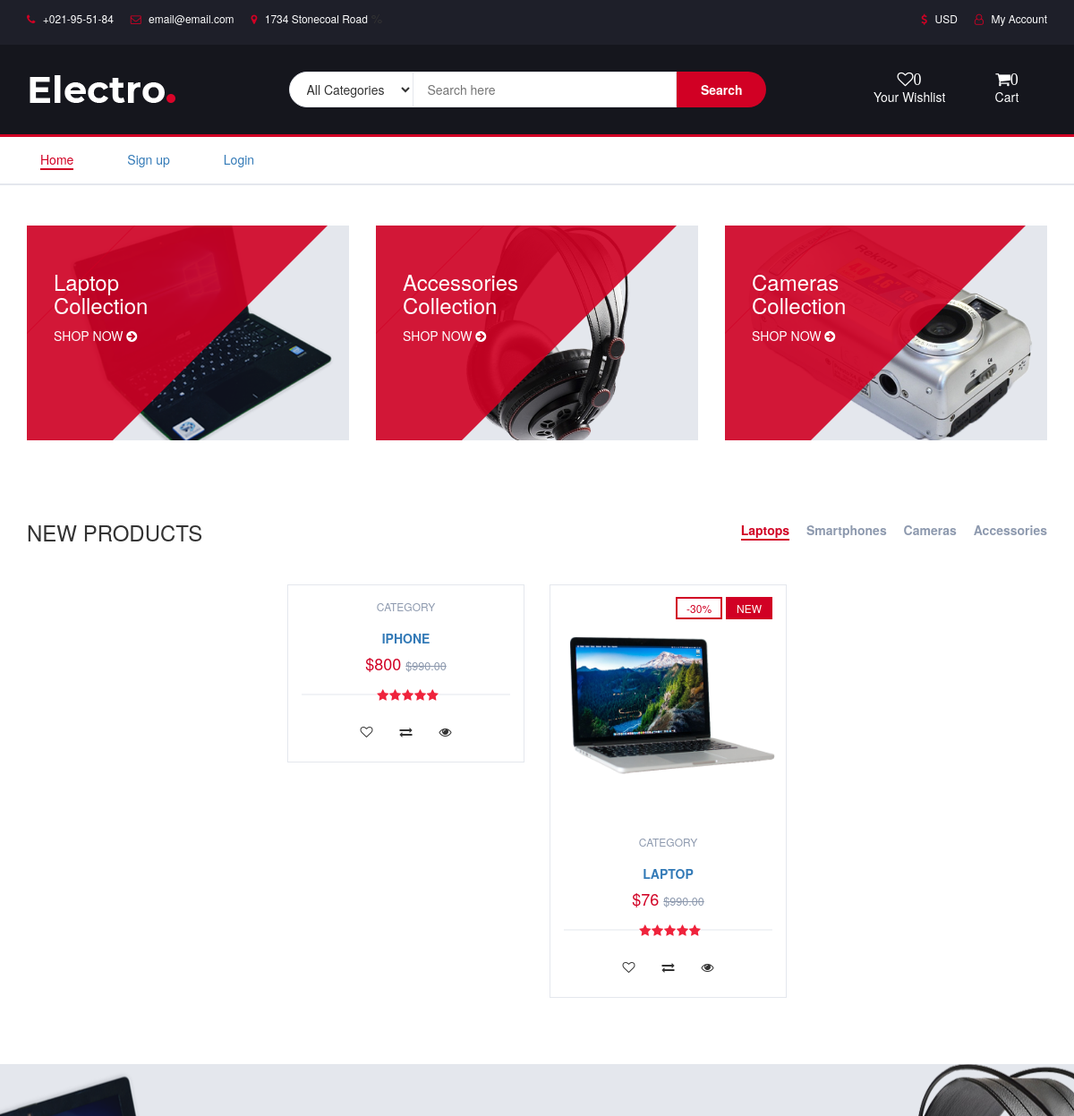
Before: / (upper part) with the older database file.
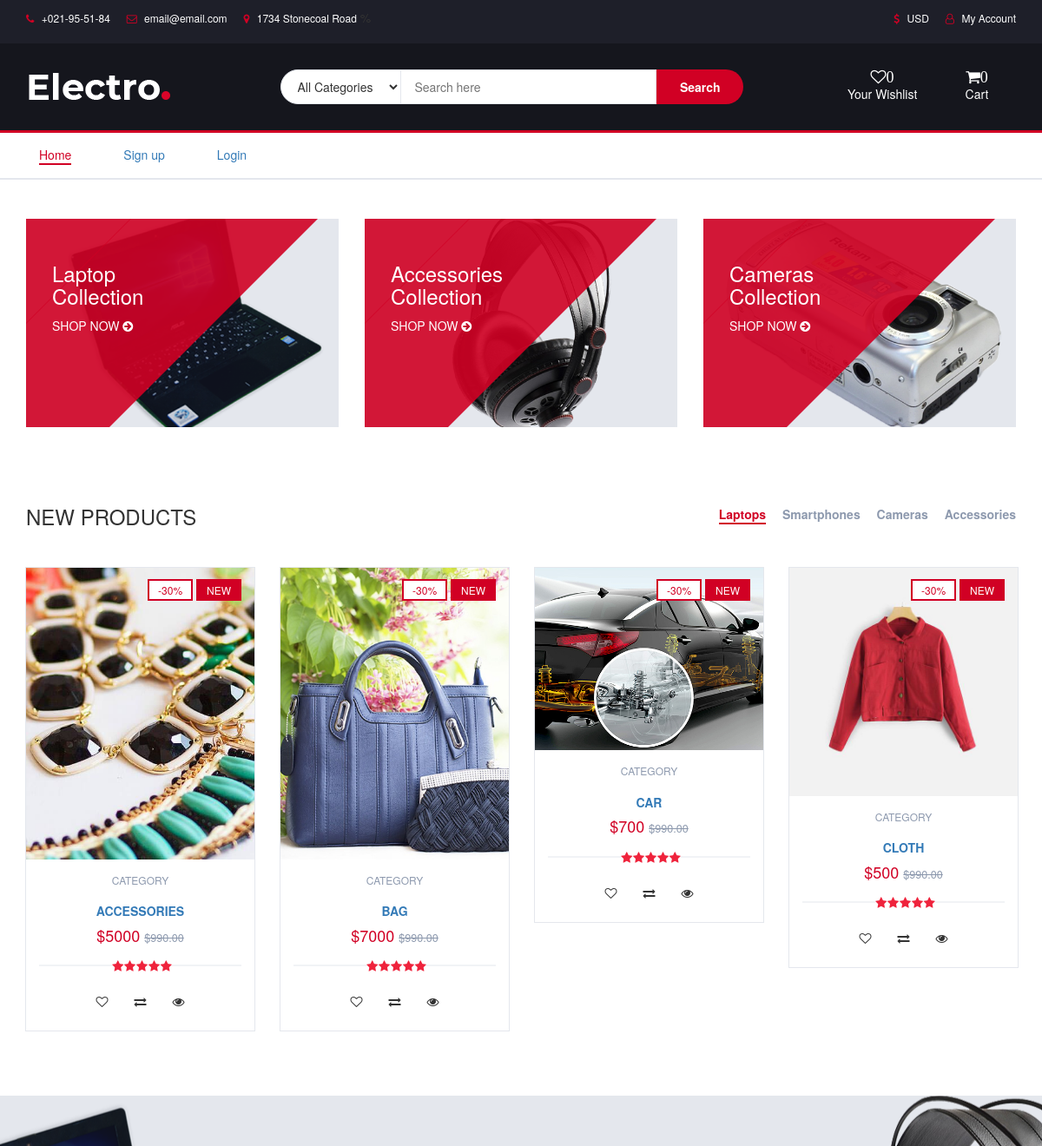
After: the same page with the newer database file.
### frontend/models.py (models this page shows, shortened)
class Product(models.Model):
    name = models.CharField(max_length=50)
    image = models.FileField(upload_to="document")
    price = models.IntegerField()
    created_by = models.CharField(max_length=50)
    user = models.ForeignKey(User, on_delete=models.CASCADE)
    description = models.TextField()
    likes = models.ManyToManyField(User, related_name='likes', blank=True)
    favourite = models.ManyToManyField(User, related_name='favourite', blank=True)
    created_at = models.DateTimeField(auto_now_add=True)
    updated_at = models.DateTimeField(auto_now=True)
    class Meta():
        verbose_name_plural = 'Product'
    class Meta():
        ordering = ['-created_at',]

### frontend/views.py (the view)
# urls.py: 2. Add a URL to urlpatterns:  path('', views.home, name='home')
def home(request):
    post = Product.objects.all().order_by('-created_at')
    return render(request, 'frontend/index.html', {'post':post, 'post':post})

### templates/frontend/index.html (shortened to what this page needs)
{% extends 'frontend/base.html' %}
	{% load static %}
	{% block content %}
	<div class="section">
		<div class="container">
			<div class="row">
				<div class="col-md-4 col-xs-6">
					<div class="shop">
						<div class="shop-img">
							<img src="{% static 'frontend/img/shop01.png' %}" alt="">
						</div>
						<div class="shop-body">
							<h3>Laptop<br>Collection</h3>
							<a href="#" class="cta-btn">Shop now <i class="fa fa-arrow-circle-right"></i></a>
						</div>
					</div>
				</div>
				<div class="col-md-4 col-xs-6">
					<div class="shop">
						<div class="shop-img">
							<img src="{% static 'frontend/img/shop03.png' %}" alt="img">
						</div>
						<div class="shop-body">
							<h3>Accessories<br>Collection</h3>
							<a href="#" class="cta-btn">Shop now <i class="fa fa-arrow-circle-right"></i></a>
						</div>
					</div>
				</div>
				<div class="col-md-4 col-xs-6">
					<div class="shop">
						<div class="shop-img">
							<img src="{% static 'frontend/img/shop02.png' %}" alt="img">
						</div>
						<div class="shop-body">
							<h3>Cameras<br>Collection</h3>
							<a href="#" class="cta-btn">Shop now <i class="fa fa-arrow-circle-right"></i></a>
						</div>
					</div>
				</div>
			</div>
		</div>
	</div>
	<div class="section">
		<div class="container">
			<div class="row">
				<div class="col-md-12">
					<div class="section-title">
						<h3 class="title">New Products</h3>
						<div class="section-nav">
							<ul class="section-tab-nav tab-nav">
								<li class="active"><a data-toggle="tab" href="#tab1">Laptops</a></li>
								<li><a data-toggle="tab" href="#tab1">Smartphones</a></li>
								<li><a data-toggle="tab" href="#tab1">Cameras</a></li>
								<li><a data-toggle="tab" href="#tab1">Accessories</a></li>
							</ul>
						</div>
					</div>
				</div>
					<div class="col-md-12">
						<div class="row">
							<div class="products-tabs">
								<div id="tab2" class="tab-pane fade in active">
									<div class="products-slick" data-nav="#slick-nav-2">
										{% for x in post %}
										<div class="product">
											<div class="product-img">
												<img src="{{x.image.url}}" alt="">
												<div class="product-label">
													<span class="sale">-30%</span>
													<span class="new">NEW</span>
												</div>
											</div>
											<div class="product-body">
												<p class="product-category">Category</p>
												<h3 class="product-name"><a href="#">{{x.name}}</a></h3>
												<h4 class="product-price">${{x.price}} <del class="product-old-price">$990.00</del></h4>
												<div class="product-rating">
													<i class="fa fa-star"></i>
													<i class="fa fa-star"></i>
													<i class="fa fa-star"></i>
													<i class="fa fa-star"></i>
													<i class="fa fa-star"></i>
												</div>
												<div class="product-btns">
													<button class="add-to-wishlist"><i class="fa fa-heart-o"></i><span class="tooltipp">add to wishlist</span></button>
													<button class="add-to-compare"><i class="fa fa-exchange"></i><span class="tooltipp">add to compare</span></button>
													<button class="quick-view"><i class="fa fa-eye"></i><span class="tooltipp">quick view</span></button>
												</div>
											</div>
											<div class="add-to-cart">
												<a href="{% url 'frontend:two' x.id %}"><button class="add-to-cart-btn"> shop now</button></a>
											</div>
										</div>
										{% endfor %}
									</div>
								</div>
							</div>
						</div>
					</div>
				</div>
			</div>
		</div>
		<div id="hot-deal" class="section">
		</div>
		{% endblock %}

### templates/frontend/base.html (shortened to what this page needs)
{% load static %}
<!DOCTYPE html>
<html lang="en">
	<head>
		<link rel="stylesheet" href="{% static 'frontend/css/joy.css' %}">
    	<link rel="stylesheet" href="{% static 'frontend/css/bootstrap.min.css' %}">
		<link type="text/css" rel="stylesheet" href="{% static 'frontend/css/slick.css' %}"/>
		<link type="text/css" rel="stylesheet" href="{% static 'frontend/css/slick-theme.css' %}"/>
		<link type="text/css" rel="stylesheet" href="{% static 'frontend/css/nouislider.min.css' %}"/>
		<link rel="stylesheet" href="{% static 'frontend/css/font-awesome.min.css' %}">
		<link rel="stylesheet" href="//cdn.jsdelivr.net/npm/alertifyjs@1.13.1/build/css/alertify.min.css"/>
		<link rel="stylesheet" href="//cdn.jsdelivr.net/npm/alertifyjs@1.13.1/build/css/themes/default.min.css"/>
    </head>
	<body>
		{% load cart_tag %}
		<header>
			<div id="top-header">
				<div class="container">
					<ul class="header-links pull-left">
						<li><a href="#"><i class="fa fa-phone"></i> +021-95-51-84</a></li>
						<li><a href="#"><i class="fa fa-envelope-o"></i> email@email.com</a></li>
						<li><a href="#"><i class="fa fa-map-marker"></i> 1734 Stonecoal Road</a></li>
					</ul>
					<ul class="header-links pull-right">
						<li><a href="#"><i class="fa fa-dollar"></i> USD</a></li>
						<li><a href="{% url 'frontend:custom_login' %}"><i class="fa fa-user-o"></i> My Account</a></li>
					</ul>
				</div>
			</div>
			<div id="header">
				<div class="container">
					<div class="row">
						<div class="col-md-3">
							<div class="header-logo">
								<a href="#" class="logo">
									<img src="{% static 'frontend/img/logo.png' %}" alt="">
								</a>
							</div>
						</div>
						<div class="col-md-6">
							<div class="header-search">
								<form action="{% url 'frontend:search' %}" method="get">
									<select class="input-select">
										<option value="0">All Categories</option>
									</select>
									<input class="input" name="search" placeholder="Search here">
									<button class="search-btn">Search</button>
								</form>
							</div>
						</div>
						<div class="col-md-3 clearfix">
							<div class="header-ctn">
								<div>
									<a href="#">
										<span><a href="{% url 'frontend:post_list' %}"><i class="fa fa-heart-o">{{favourite_post|length}}</i>Your Wishlist</a></span>
									</a>
								</div>
								<div class="dropdown">
									<a href="{% url 'frontend:cart_detail' %}"><i class="fa fa-shopping-cart">{{request.session.cart|length}}</i>Cart</a>
								</div>
							</div>
						</div>
					</div>
				</div>
			</div>
		</header>
		<nav id="navigation">
			<div class="container">
				<div id="responsive-nav">
					<ul class="main-nav nav navbar-nav">
						<li class="active"><a href="{% url 'home' %}">Home</a></li>
						<li><a href="{% url 'frontend:register' %}">Sign up</a></li>
						<li><a href="{% url 'frontend:custom_login' %}">Login</a></li>
					</ul>
				</div>
			</div>
		</nav>
                    {% block content %}
            {% endblock %}
</body>
</html>

Changed rows visible on the page:
removed Product: name "IPHONE", price "800"
removed Product: image (picture), name "LAPTOP", price "76"
added Product: image (picture), name "ACCESSORIES", price "5000"
added Product: image (picture), name "BAG", price "7000"
added Product: image (picture), name "CAR", price "700"
added Product: image (picture), name "CLOTH", price "500"
